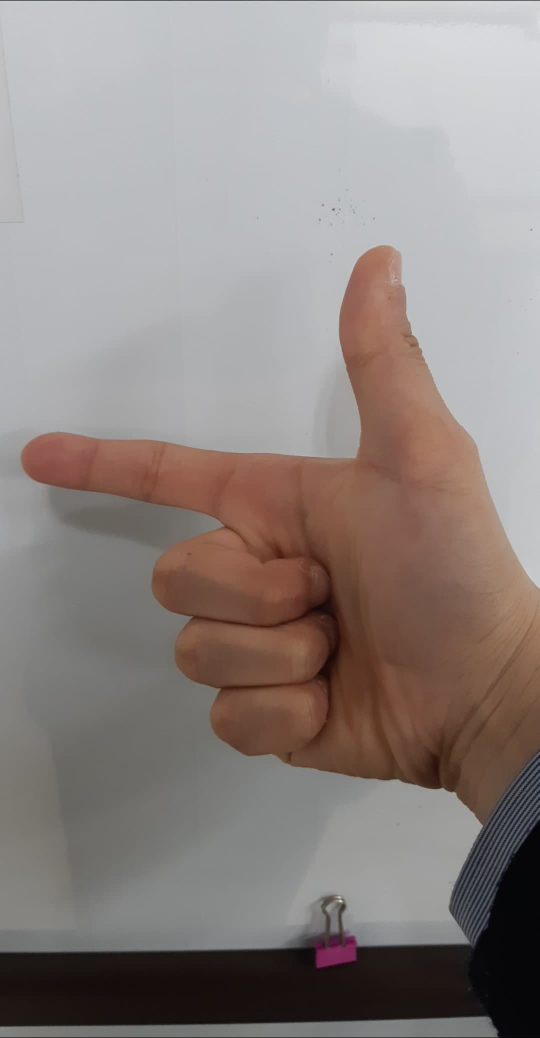
#> input picture source/image-data/test5.jpg, 1079 x 2076 px, found by its file name (shown at 1/2 size)
$ python edge.py
#> lines starting #> are read from the running program, lines starting #| are printed output that depends on the picture; after the words box and inside, x2 and y2 are one past the last pixel; in counts of white or black regions, pixels touching at a corner belong together
import cv2

image = cv2.imread('./test5.jpg', cv2.IMREAD_GRAYSCALE)
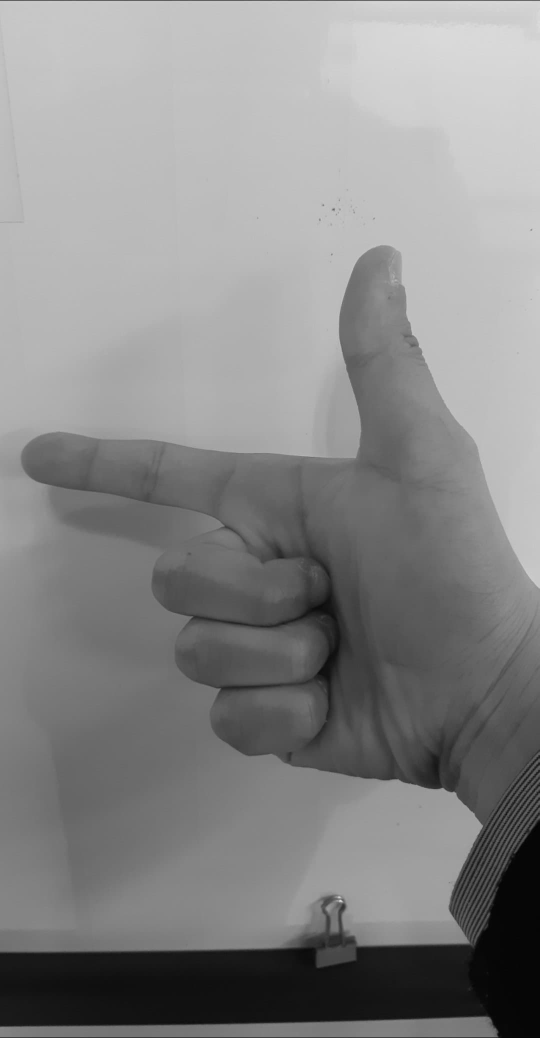
#> image: shape (2076, 1079) (shown at 1/2 size); min 0, max 228, mean 136

image = cv2.resize(image, (500, 800))
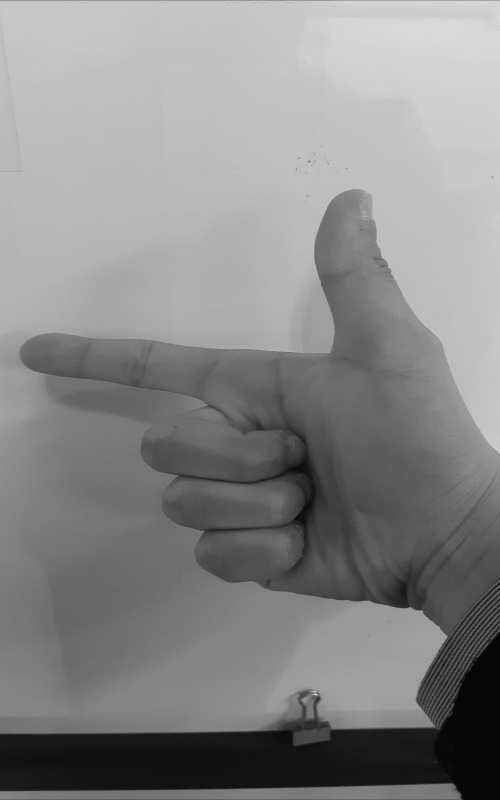
#> image: shape (800, 500); min 1, max 222, mean 136
image = image[100:650, :]
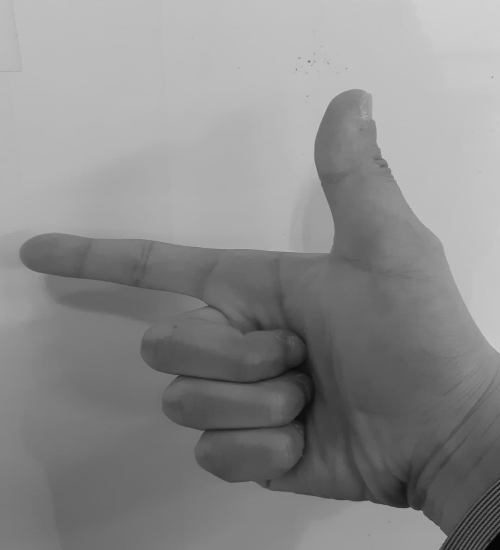
#> image: shape (550, 500); min 3, max 209, mean 139.4

edge1 = cv2.Canny(image, 70, 100)
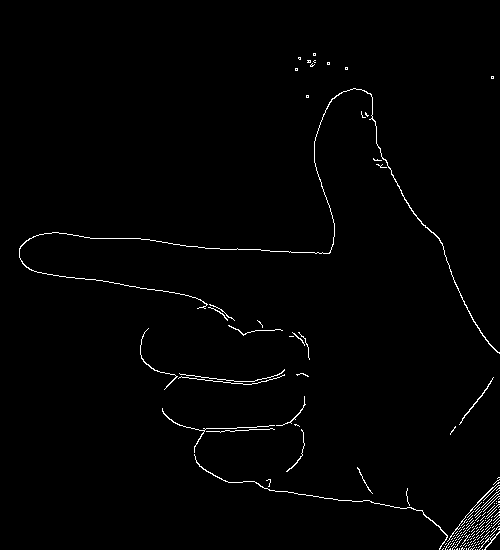
#> edge1: shape (550, 500); 1.2% white in thin lines or dots, all inside (x1, y1, x2, y2) = (19, 53, 500, 550)
print(image.shape)
#| (550, 500)
cv2.imshow('test', edge1)
cv2.waitKey(100000)

$ run again, with source/image-data/test2.jpg copied over source/image-data/test5.jpg
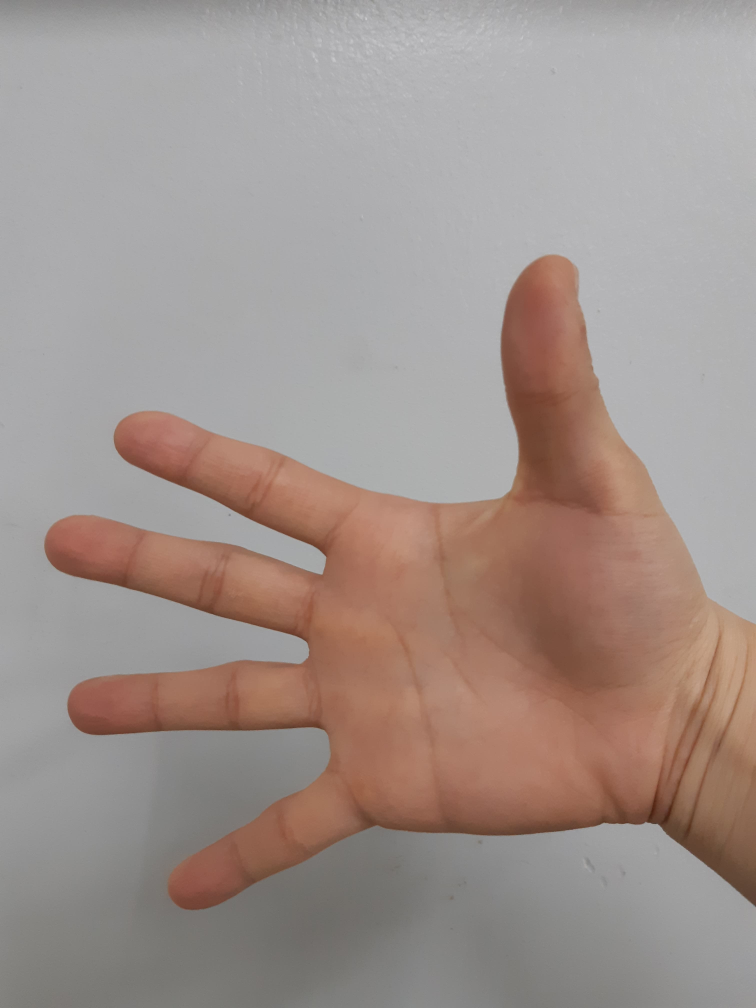
#> input picture source/image-data/test2.jpg, 3024 x 4032 px, found by its file name (shown at 1/4 size)
#> `image = image[100:650, :]`:
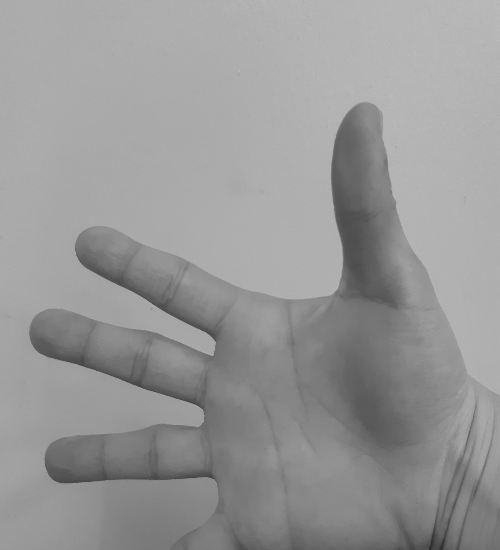
#> image: shape (550, 500); min 43, max 189, mean 151.5
#> `edge1 = cv2.Canny(image, 70, 100)`:
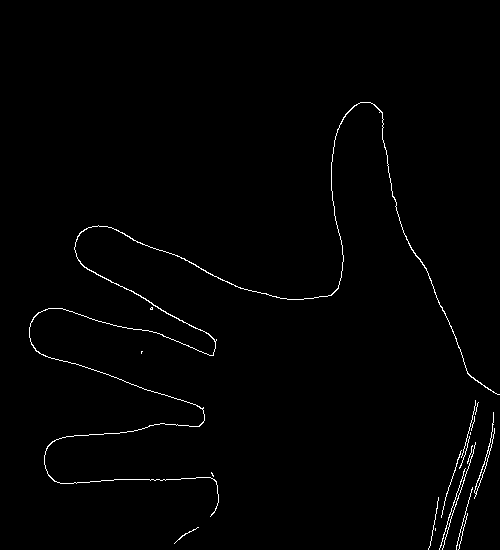
#> edge1: shape (550, 500); 1% white in thin lines or dots, all inside (x1, y1, x2, y2) = (29, 102, 500, 550)
#| (550, 500)

$ run again, with source/image-data/test3.jpg copied over source/image-data/test5.jpg
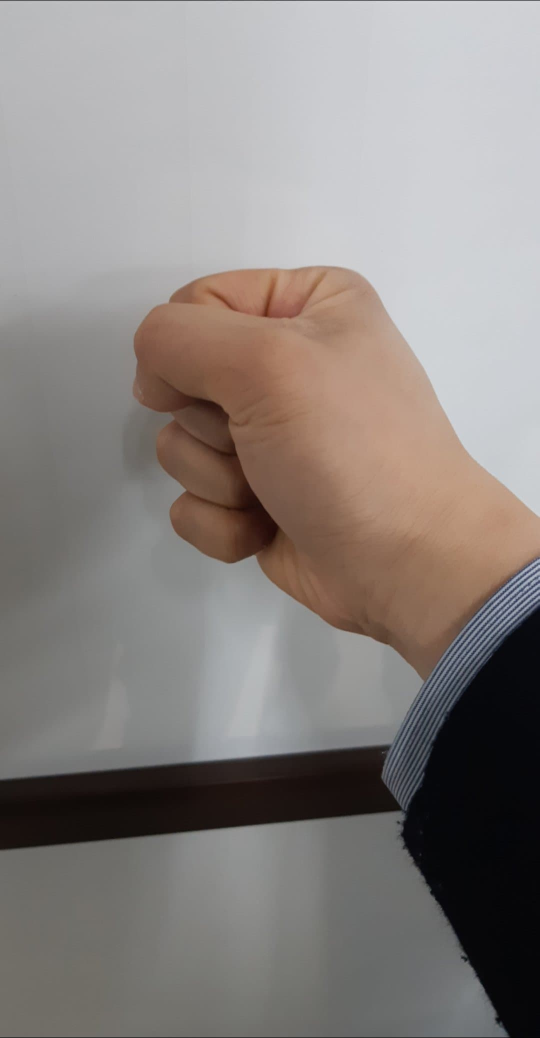
#> input picture source/image-data/test3.jpg, 1079 x 2076 px, found by its file name (shown at 1/2 size)
#> `image = image[100:650, :]`:
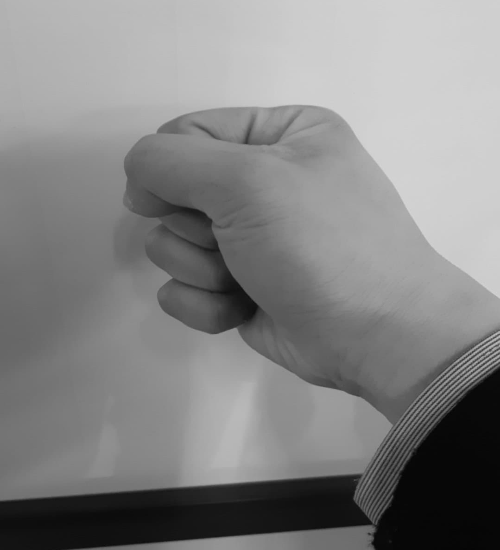
#> image: shape (550, 500); min 4, max 213, mean 132
#> `edge1 = cv2.Canny(image, 70, 100)`:
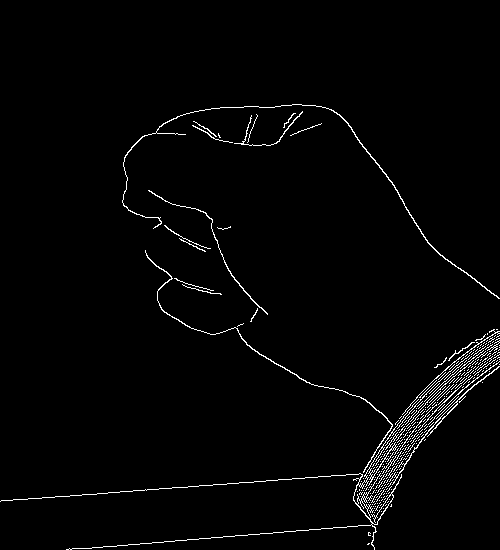
#> edge1: shape (550, 500); 2% white in thin lines or dots, all inside (x1, y1, x2, y2) = (0, 104, 500, 550)
#| (550, 500)

$ run again, with source/image-data/test4.jpg copied over source/image-data/test5.jpg
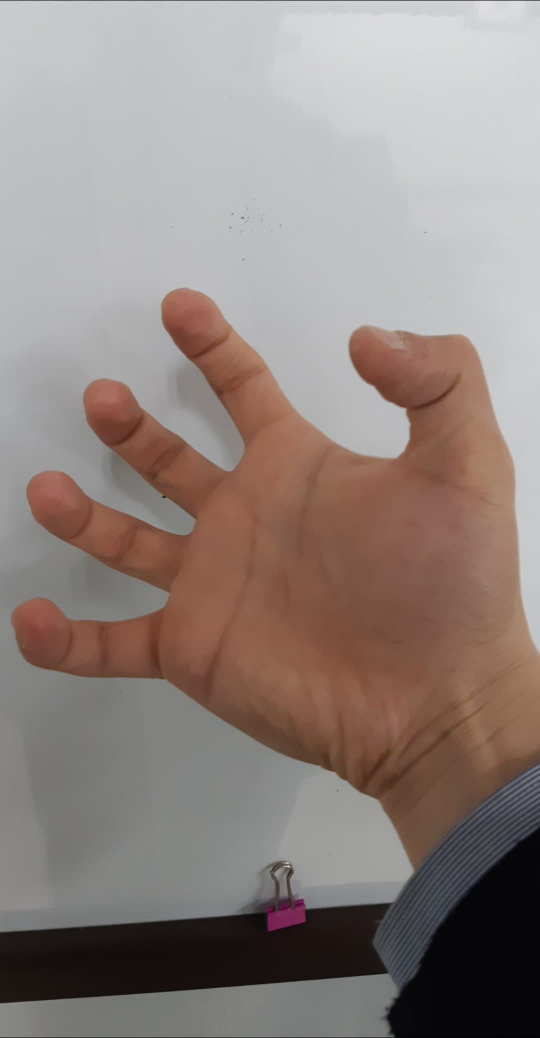
#> input picture source/image-data/test4.jpg, 1079 x 2076 px, found by its file name (shown at 1/2 size)
#> `image = image[100:650, :]`:
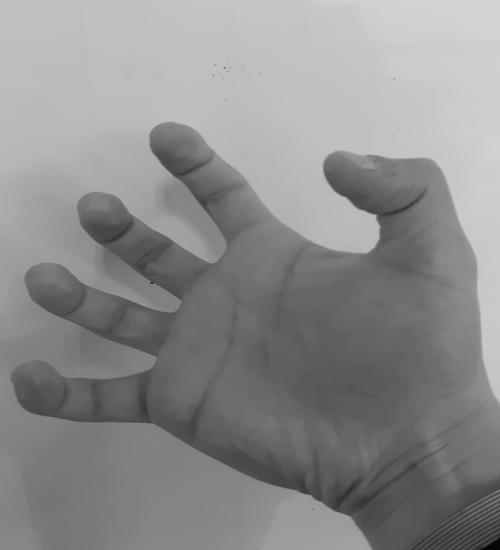
#> image: shape (550, 500); min 4, max 212, mean 140.8
#> `edge1 = cv2.Canny(image, 70, 100)`:
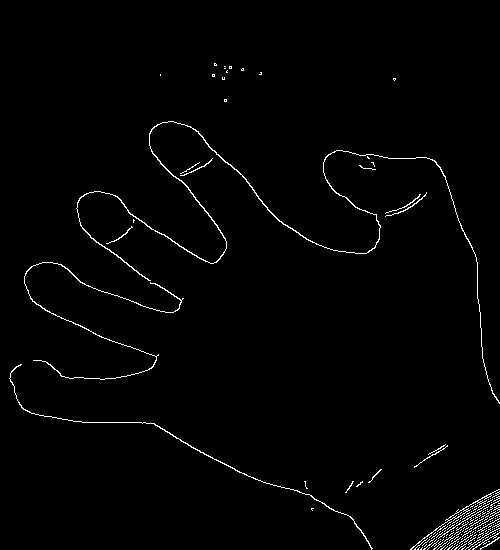
#> edge1: shape (550, 500); 1.5% white in thin lines or dots, all inside (x1, y1, x2, y2) = (9, 63, 500, 550)
#| (550, 500)
